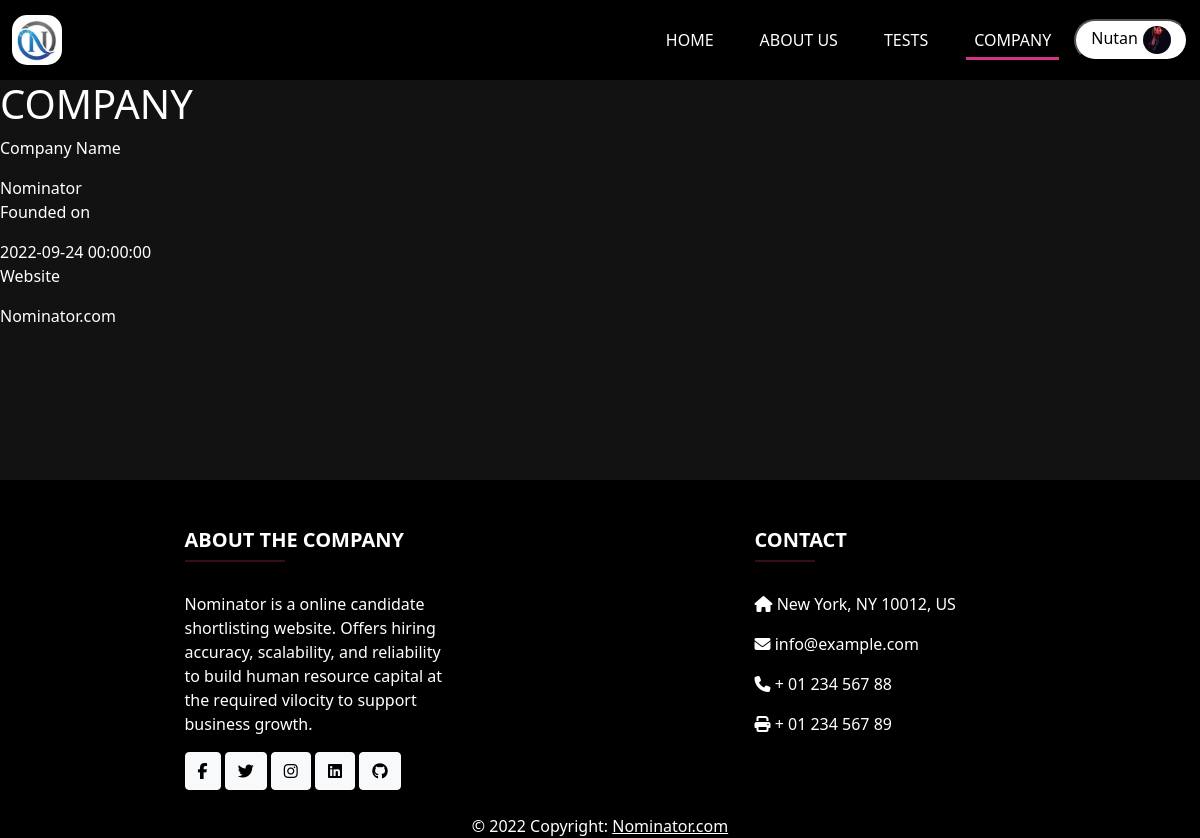
/company (signed in), run on the app's committed database.
### models.py (models this page shows, shortened)
class Candidate(db.Model, UserMixin):
    username = db.Column(db.String(100), primary_key=True)
    email = db.Column(db.String(100), unique=True, nullable=False)
    password = db.Column(db.String(100), unique=True, nullable=False)
    firstname = db.Column(db.String(100), nullable=False)
    lastname = db.Column(db.String(100))
    linkedin = db.Column(db.String(100))
    github = db.Column(db.String(100))
    resume = db.Column(db.String(200), default=False)
    gender = db.Column(db.Enum(CandidateGender))
    about_me = db.Column(db.String(500), nullable = True)
    profile_pic = db.Column(db.String(200) , nullable = True , default = 'default_pic.jpg')
    skills = db.relationship('Skill', secondary="candidate_skills", backref='candidate', lazy=True)

class Company(db.Model, UserMixin):
    username = db.Column(db.String(100), primary_key=True)
    email = db.Column(db.String(100), unique=True, nullable=False)
    password = db.Column(db.String(100), unique=True, nullable=False)
    company_name = db.Column(db.String(100), unique=True, nullable=False)
    website = db.Column(db.String(100), unique=True, nullable=False)
    desc = db.Column(db.String(10000), nullable=False)
    founder = db.Column(db.String(100), nullable=False)
    founded_on = db.Column(db.DateTime, nullable=False)
    company_logo = db.Column(db.String(200) , nullable = False)
    questions = db.relationship('TechnicalQuestion', backref='company', lazy=True)
    tests = db.relationship('TechnicalTest' , backref='company', lazy=True)

### views.py (the view)
@app.route('/company')
def company():
    company = Company.query.all()
    return render_template('company.html' , company = company)

### app.py (called while the page is built)
@login_manager.user_loader
def load_user(username):
    user = Company.query.filter_by(username=username).first()
    if not user:
        user = Candidate.query.filter_by(username=username).first()
    return user

### templates/company.html (shortened to what this page needs)
{% extends 'base.html' %}
{% block css %}
    <link rel="stylesheet" href="{{url_for('static', filename='css/company.css')}}">
{% endblock %}
{% block body %}
<div class="company-body">
    <h1>COMPANY</h1>
    {% if company|length > 0 %}
      {% for company in company %}
      <p>Company Name</p>
      {{company.company_name}}
      <p>Founded on</p>
      {{company.founded_on}}
      <p>Website</p>
      {{company.website}}
      {% endfor %}
    {% endif %}
</div>
{% endblock %}

### templates/navbar.html (shortened to what this page needs)
{% block css %}
    <link rel="stylesheet" href="{{url_for('static', filename='css/navbar.css')}}">
{% endblock %}
<nav class="navbar sticky-top navbar-expand-md navbar-light bg-dark">
    <div class="container-fluid">
        <a href="/" class="navbar-brand">
            <img id="logo" src="{{url_for('static', filename='img/logo.png')}}" width="50" height="50" alt="CoolBrand">
        </a>
        <div class="collapse navbar-collapse" id="navbarCollapse">
            <div class="navbar-nav ms-auto">
                <a href="/" id="clickid1" class="nav-item nav-link">Home</a>
                <a href="/about" id="clickid2" class="nav-item nav-link">About Us</a>
                <a href="/tests" id="clickid3" class="nav-item nav-link">Tests</a>
                <a href="/company" id="clickid4" class="nav-item nav-link">Company</a>
                {% if current_user.is_authenticated %}
                {% if user_class == 'company' %}
                <div class="profile-div">
                    <button class="btn-profile nav-item" onclick="showDropdown()">
                        {{current_user.company_name}}<img src="/uploads/ProfilePic/{{ company_logo }}" class="pro-pic" alt="Profile Picture" >
                    </button>
                    <div class="dropdown-profile">
                        <a class="dropdown-content" href="{{url_for('Company_profile' , username = current_user.username) }}">Profile</a>
                        <a class="dropdown-content" href="{{ url_for('auth.logout') }}">Logout</a>
                    </div>
                </div>
                {% elif user_class == 'candidate' %}
                <div class="profile-div">
                    <button class="btn-profile nav-item" onclick="showDropdown()">
                        {{current_user.username}}<img src="/uploads/ProfilePic/{{ profile_pic }}" class="pro-pic" alt="Profile Picture" >
                    </button>
                </div>
                {% endif %}
                {% endif %}
            </div>
        </div>
    </div>
</nav>

### static/css/company.css (style rules this page uses)
.company-body { min-height: 50vh; }

### static/css/navbar.css (style rules this page uses)
body { background-color: #121212; color: white; }
#logo { border-radius: 15px; }
.navbar { background-color: black !important; }
.nav-link { color: white !important; text-transform: uppercase; margin: 0 15px; display: inline-block; position: relative; }
.nav-link:after { content: ''; position: absolute; width: 100%; transform: scaleX(0); height: 3px; bottom: 0; left: 0; background-color: #d63384; transform-origin: bottom right; transition: transform 0.50s ease-out; }
.active:after { transform: scaleX(1); transform-origin: bottom left; }
.navbar-nav { align-items: center; margin: 1% 0; }
.pro-pic { width: 28px; height: 28px; margin-left: 5px; border-radius: 50%; }
.btn-profile { border-radius: 40px; background-color: white ; color: black; padding: 5px 15px; }

### data on the page
Candidate: username "Nutan", profile_pic (picture)
Company: company_name "Nominator", founded_on "2022-09-24 00:00:00", website "Nominator.com"
